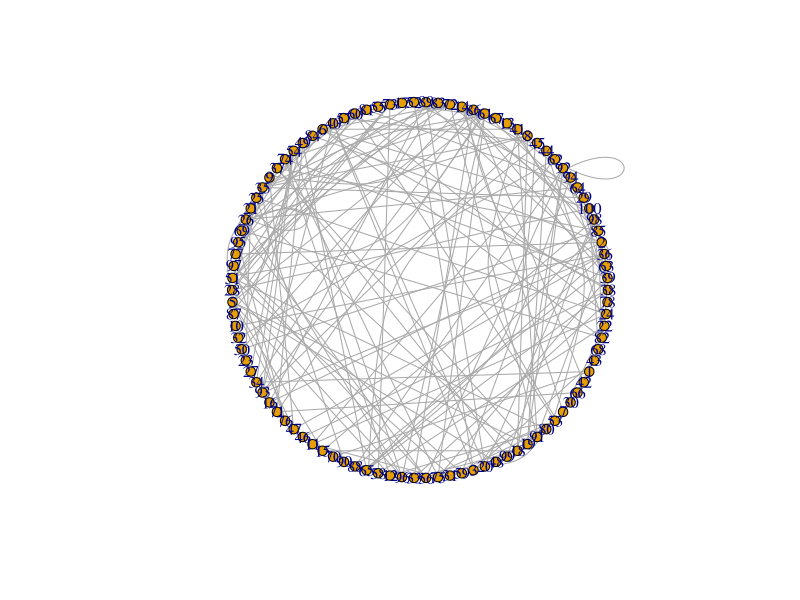
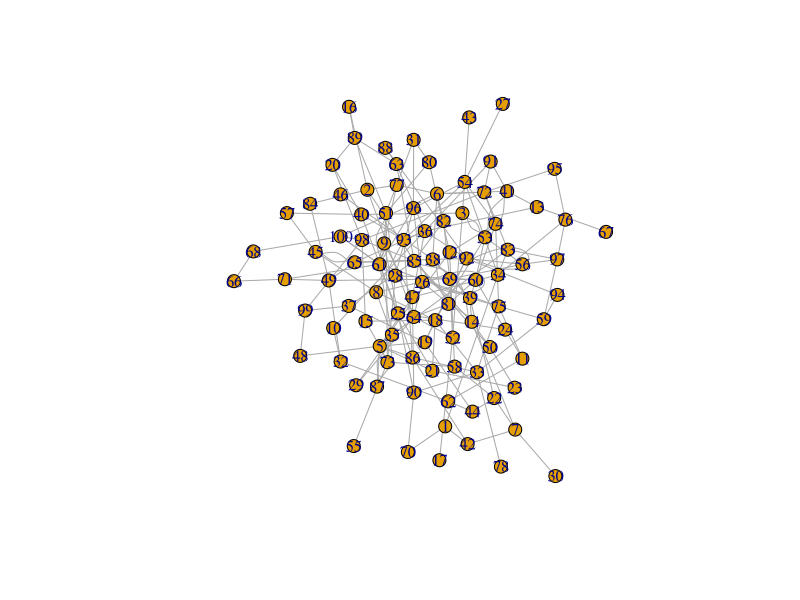

The R source for these figures, in order:
#For this example credit goes to
#https://stackoverflow.com/questions/24684931/improving-layout-and-resolution-of-a-network-graph-in-r


library(igraph)

set.seed(20)
wt2 = data.frame(X1=sample(1:100,200,replace=TRUE), X2=sample(1:100,200,replace=TRUE))
gg7 <- graph.edgelist(cbind(as.character(wt2$X1), as.character(wt2$X2)), 
                      directed=F)       

plot_file="/home/erin/INF6018_Project/plot1.pdf"
pdf(plot_file,10,10)
igraph.options(plot.layout=layout.circle, vertex.size=5)
plot(gg7)
dev.off()

plot_file="/home/erin/INF6018_Project/plot2.pdf"
pdf(plot_file,10,10)
igraph.options(plot.layout=layout.graphopt, vertex.size=7)
plot(gg7)
dev.off()